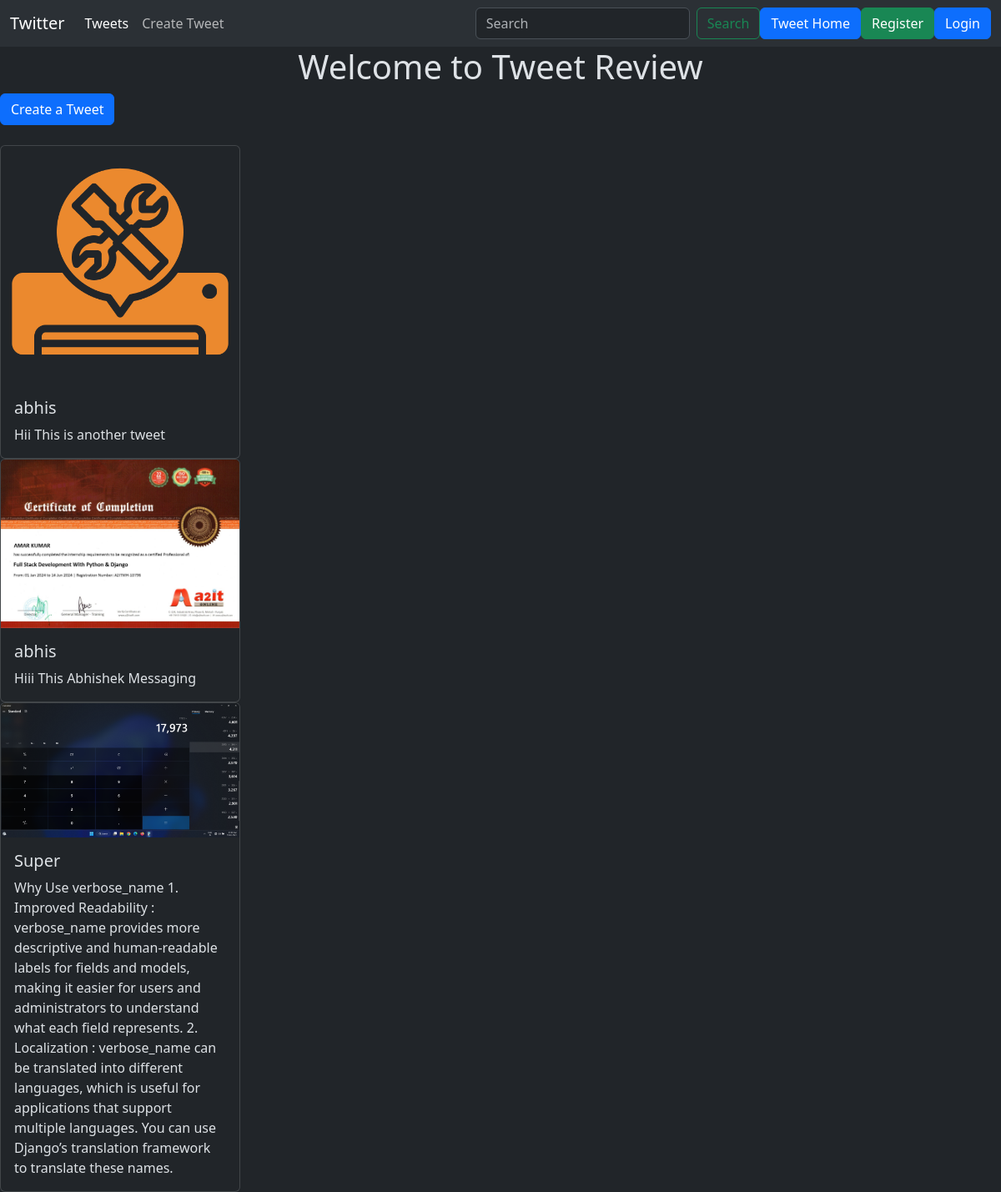
Screenshot of /tweet/ with the database file from the repository.
### tweet/models.py (models this page shows, shortened)
class Tweet(models.Model) :
    user = models.ForeignKey(User, verbose_name='user', on_delete=models.CASCADE)
    text = models.TextField(max_length=500)
    photo = models.ImageField(upload_to='photos/tweet/', blank=True, null=True)
    created_at = models.DateTimeField(auto_now_add=True)
    updated_at = models.DateTimeField(auto_now=True)

### tweet/views.py (the view)
# urls.py: path('', views.tweet_list, name='tweet_list'),
def tweet_list(req):
    tweets = Tweet.objects.all().order_by("-created_at")
    return render(req, "tweet_list.html", {"tweets": tweets})

### tweet/templates/tweet_list.html (shortened to what this page needs)
{% extends "base.html" %}
{% load static %}
    {% block content %}
    <h1 class='text-center'>Welcome to Tweet Review</h1>
    <a href="{% url 'create_tweet' %}" class="btn btn-primary mb-4">Create a Tweet</a>
    {% for tweet in tweets %}
    <div class="card" style="width: 18rem;">
        <img src="{{tweet.photo.url}}" class="card-img-top" alt="{{tweet.user.username}}">
        <div class="card-body">
          <h5 class="card-title">{{tweet.user.username}}</h5>
          <p class="card-text">{{tweet.text}}</p>
        </div>
      </div>
    {% endfor %}
    {% endblock %}

### templates/base.html (shortened to what this page needs)
{% load static %}
<!DOCTYPE html>
<html lang="en" data-bs-theme="dark">
<head>
    <link href="https://cdn.jsdelivr.net/npm/bootstrap@5.3.3/dist/css/bootstrap.min.css" rel="stylesheet">
</head>
<body class>
  {% include "navbar.html" %}
    {% block content %}{% endblock %}
</body>
</html>

### templates/navbar.html (shortened to what this page needs)
<header>
    <nav class="navbar navbar-expand-lg bg-body-tertiary">
        <div class="container-fluid">
          <a class="navbar-brand" href="{% url 'home' %}">Twitter</a>
          <div class="collapse navbar-collapse" id="navbarSupportedContent">
            <ul class="navbar-nav me-auto mb-2 mb-lg-0">
              <li class="nav-item">
                <a class="nav-link active" aria-current="page" href="{% url 'tweet_list'%}">Tweets</a>
              </li>
              <li class="nav-item">
                <a class="nav-link" href="{% url 'create_tweet' %}">Create Tweet</a>
              </li>
            </ul>
            <form class="d-flex" role="search">
              <input class="form-control me-2" type="search" placeholder="Search" aria-label="Search">
              <button class="btn btn-outline-success" type="submit">Search</button>
            </form>
            <a href="{% url 'tweet_list'%}" class="btn btn-primary">Tweet Home</a>
            {% if user.is_authenticated %}
            <form action="{% url 'logout'%}" method="post">
              {% csrf_token %}
              <button type="submit" class="btn btn-danger">Logout</button>
            </form>
            {% else %}
            <a href="{% url 'userRegistration'%}" class="btn btn-success">Register</a>
            <a href="{% url 'login'%}" class="btn btn-primary">Login</a>
            {% endif %}
          </div>
        </div>
      </nav>
</header>

### rows the page displays
Tweet: photo (picture), user.username "abhis", text "Hii This is another tweet"
Tweet: photo (picture), user.username "abhis", text "Hiii This Abhishek Messaging"
Tweet: photo (picture), user.username "Super", text "Why Use verbose_name 1. Improved Readability : verbose_name provides more descriptive and human-readable labels for fields and models, making it easier for users and administrators to understand what each field represents. 2. Localization : verbose_name can be translated into different languages, which is useful for applications that support multiple languages. You can use Django’s translation framework to translate these names."
